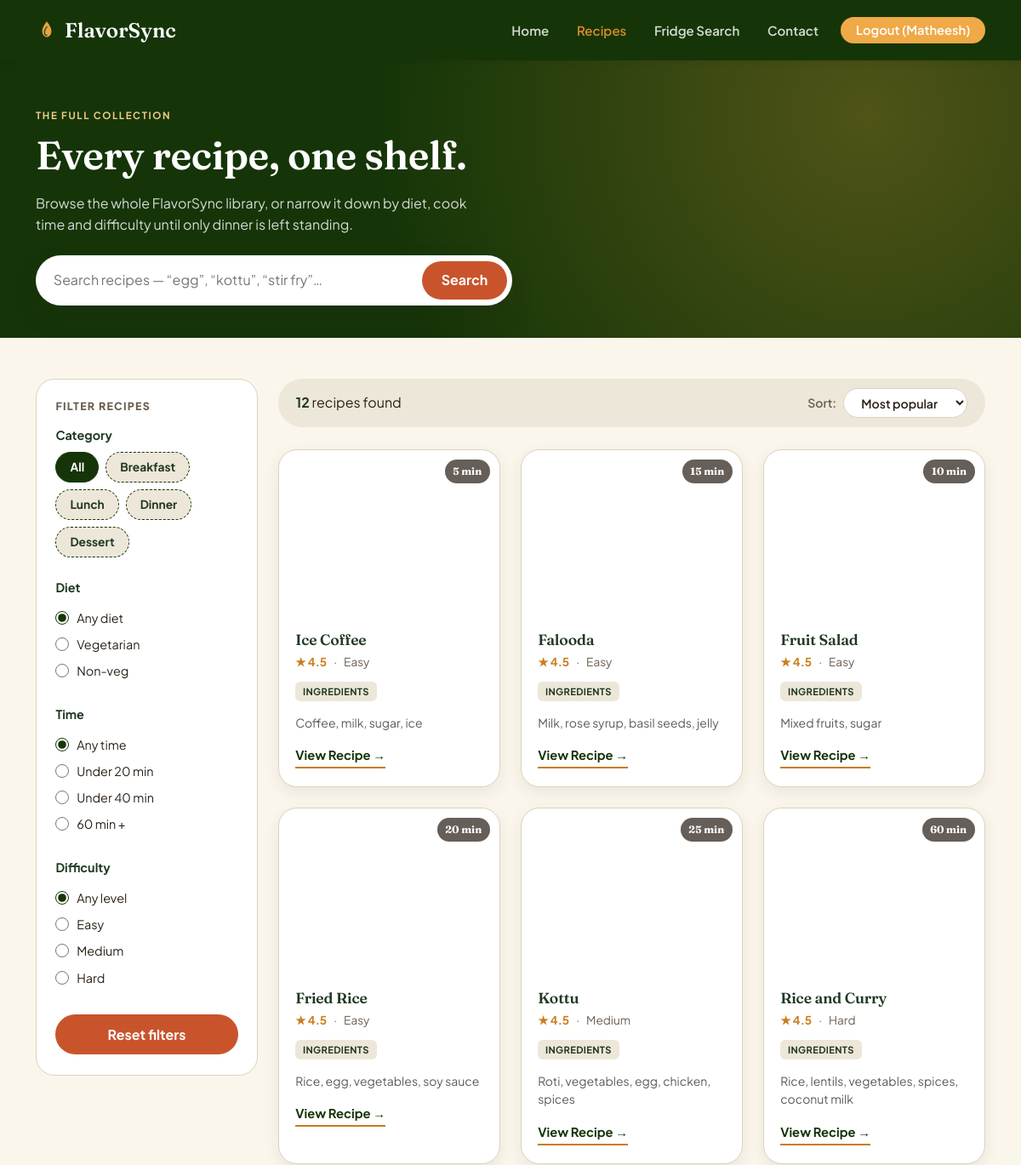
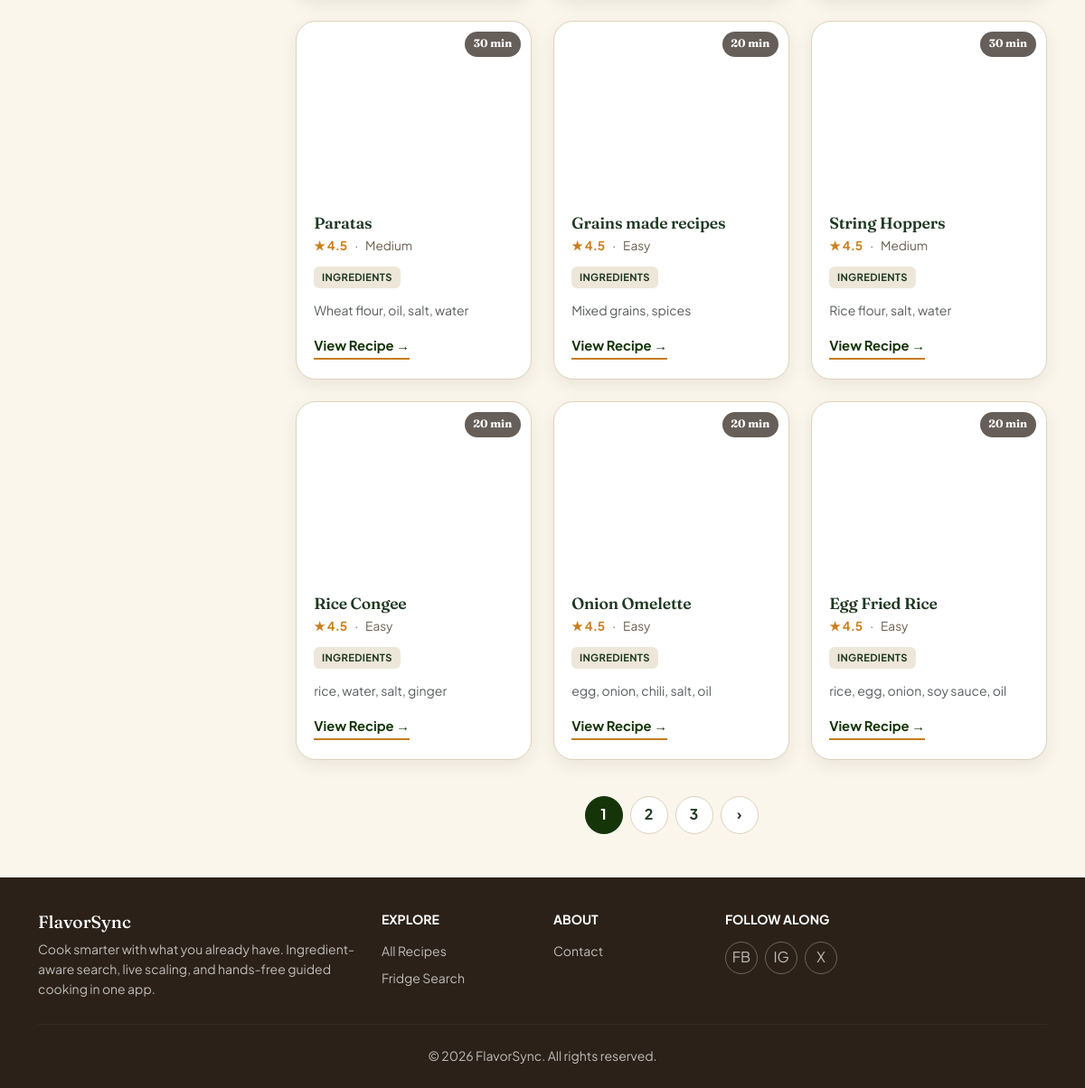
Page /recipes.php (signed in) on the committed database (2 pictures, top to bottom).
### tables this page shows
CREATE TABLE `recipes` (
  `id` int(11) NOT NULL,
  `title` varchar(150) NOT NULL,
  `ingredients` text NOT NULL,
  `instructions` text NOT NULL,
  `user_id` int(11) DEFAULT NULL,
  `category` varchar(50) DEFAULT 'dinner',
  `diet` varchar(50) DEFAULT 'veg',
  `time` int(11) DEFAULT 20,
  `difficulty` varchar(50) DEFAULT 'easy',
  `rating` decimal(3,1) DEFAULT 4.5,
  `image` varchar(255) DEFAULT ''
);

### recipes.php (the view, shortened to what this page needs)
<?php
require_once 'includes/db.php';
$stmt = $conn->prepare("SELECT * FROM recipes ORDER BY id DESC");
$stmt->execute();
$recipes = $stmt->fetchAll(PDO::FETCH_ASSOC);
$total_recipes = count($recipes);
?>
<!DOCTYPE html>
<html lang="en">
<head>
<link href="https://cdnjs.cloudflare.com/ajax/libs/bootstrap/5.3.3/css/bootstrap.min.css" rel="stylesheet">
<link rel="stylesheet" href="css/recipes.css">
</head>
<body>
<nav class="navbar navbar-expand-lg fs-navbar sticky-top">
  <div class="container">
    <a class="navbar-brand" href="index.php">
      FlavorSync
    </a>
    <div class="collapse navbar-collapse" id="fsNav">
      <ul class="navbar-nav ms-auto align-items-lg-center gap-lg-1">
        <li class="nav-item"><a class="nav-link" href="index.php">Home</a></li>
        <li class="nav-item"><a class="nav-link active" aria-current="page" href="recipes.php">Recipes</a></li>
        <li class="nav-item"><a class="nav-link" href="fridge-search.php">Fridge Search</a></li>
        <li class="nav-item"><a class="nav-link" href="contact.php">Contact</a></li>
        <?php if (isset($_SESSION['username'])): ?>
          <li class="nav-item ms-lg-2 mt-2 mt-lg-0">
            <a class="btn-login" href="auth/logout.php">Logout (<?= htmlspecialchars($_SESSION['username']) ?>)</a>
          </li>
        <?php else: ?>
          <li class="nav-item ms-lg-2 mt-2 mt-lg-0">
            <a class="btn-login" href="auth/login.php">Login</a>
          </li>
        <?php endif; ?>
      </ul>
    </div>
  </div>
</nav>
<header class="fs-page-header">
  <div class="container">
    <span class="eyebrow" style="color:#F0C98A;">The full collection</span>
    <h1 class="mt-2 mb-3">Every recipe, one shelf.</h1>
    <p class="mb-4">Browse the whole FlavorSync library, or narrow it down by diet, cook time and difficulty until only dinner is left standing.</p>
    <form class="fs-search-bar" style="max-width:560px;" role="search" onsubmit="return applyFilters(event)">
      <input type="search" id="recipeSearch" placeholder="Search recipes — “egg”, “kottu”, “stir fry”…">
      <button type="submit">Search</button>
    </form>
  </div>
</header>
<main class="container py-5">
  <div class="row g-4">
    <aside class="col-lg-3">
      <div class="fs-filter-panel" style="position:sticky; top:96px;">
        <h2>Filter recipes</h2>
        <fieldset class="fs-filter-group">
          <legend>Category</legend>
          <div class="d-flex flex-wrap gap-2">
            <button type="button" class="fs-chip active" data-filter="category" data-value="all">All</button>
            <button type="button" class="fs-chip" data-filter="category" data-value="breakfast">Breakfast</button>
            <button type="button" class="fs-chip" data-filter="category" data-value="lunch">Lunch</button>
            <button type="button" class="fs-chip" data-filter="category" data-value="dinner">Dinner</button>
            <button type="button" class="fs-chip" data-filter="category" data-value="dessert">Dessert</button>
          </div>
        </fieldset>
        <fieldset class="fs-filter-group">
          <legend>Diet</legend>
          <label class="fs-radio"><input type="radio" name="diet" value="all" checked> Any diet</label>
          <label class="fs-radio"><input type="radio" name="diet" value="veg"> Vegetarian</label>
          <label class="fs-radio"><input type="radio" name="diet" value="nonveg"> Non-veg</label>
        </fieldset>
        <fieldset class="fs-filter-group">
          <legend>Time</legend>
          <label class="fs-radio"><input type="radio" name="time" value="all" checked> Any time</label>
          <label class="fs-radio"><input type="radio" name="time" value="20"> Under 20 min</label>
          <label class="fs-radio"><input type="radio" name="time" value="40"> Under 40 min</label>
          <label class="fs-radio"><input type="radio" name="time" value="60"> 60 min +</label>
        </fieldset>
        <fieldset class="fs-filter-group">
          <legend>Difficulty</legend>
          <label class="fs-radio"><input type="radio" name="difficulty" value="all" checked> Any level</label>
          <label class="fs-radio"><input type="radio" name="difficulty" value="easy"> Easy</label>
          <label class="fs-radio"><input type="radio" name="difficulty" value="medium"> Medium</label>
          <label class="fs-radio"><input type="radio" name="difficulty" value="hard"> Hard</label>
        </fieldset>
        <button type="button" class="btn btn-fs-primary w-100 mt-1" onclick="resetFilters()">Reset filters</button>
      </div>
    </aside>
    <section class="col-lg-9">
      <div class="fs-results-bar">
        <span id="resultsCount"><strong><?= $total_recipes ?></strong> recipes found</span>
        <div class="d-flex align-items-center gap-2">
          <label for="sortSelect" class="small fw-semibold mb-0 text-nowrap" style="color:var(--ink-soft);">Sort:</label>
          <select id="sortSelect" class="fs-sort-select" onchange="applyFilters()">
            <option value="popular">Most popular</option>
          </select>
        </div>
      </div>
      <div class="row g-4" id="recipeGrid">
        <?php if ($total_recipes > 0): ?>
          <?php foreach ($recipes as $index => $recipe): ?>
            <div class="col-sm-6 col-xl-4 recipe-card"
                 data-name="<?= htmlspecialchars(strtolower($recipe['title'])) ?>"
                 data-category="<?= htmlspecialchars($recipe['category'] ?? 'dinner') ?>"
                 data-diet="<?= htmlspecialchars($recipe['diet'] ?? 'veg') ?>"
                 data-time="<?= htmlspecialchars($recipe['time'] ?? '20') ?>"
                 data-difficulty="<?= htmlspecialchars($recipe['difficulty'] ?? 'easy') ?>"
                 data-rating="<?= htmlspecialchars($recipe['rating'] ?? '4.5') ?>">
              <article class="fs-card">
                <div class="fs-card-media media-<?= ($index % 9) + 1 ?>">
                  <span class="fs-card-time"><?= htmlspecialchars($recipe['time'] ?? '20') ?> min</span>
                  <span><?= htmlspecialchars($recipe['title']) ?></span>
                </div>
                <div class="fs-card-body">
                  <h3><?= htmlspecialchars($recipe['title']) ?></h3>
                  <div class="fs-card-meta"><span class="fs-stars">★ <?= htmlspecialchars($recipe['rating'] ?? '4.5') ?></span><span>·</span><span style="text-transform: capitalize;"><?= htmlspecialchars($recipe['difficulty'] ?? 'easy') ?></span></div>
                  <div class="fs-card-tags"><span class="fs-tag">Ingredients</span></div>
                  <p class="small text-muted mt-2 mb-0" style="display: -webkit-box; -webkit-line-clamp: 2; -webkit-box-orient: vertical; overflow: hidden;">
                    <?= htmlspecialchars($recipe['ingredients']) ?>
                  </p>
                  <a href="recipe-detail.php?id=<?= $recipe['id'] ?>" class="fs-card-btn mt-3">View Recipe →</a>
                </div>
              </article>
            </div>
          <?php endforeach; ?>
        <?php endif; ?>
      </div>
      <nav class="fs-pagination" aria-label="Recipe pages">
        <button type="button" class="active" aria-current="page">1</button>
        <button type="button">2</button>
        <button type="button">3</button>
        <button type="button" aria-label="Next page">›</button>
      </nav>
    </section>
  </div>
</main>
<footer class="fs-footer">
  <div class="container">
    <div class="row gy-4">
      <div class="col-md-4">
        <h5>FlavorSync</h5>
        <p class="small mt-2 mb-0">Cook smarter with what you already have. Ingredient-aware search, live scaling, and hands-free guided cooking in one app.</p>
      </div>
      <div class="col-6 col-md-2">
        <h6 class="text-white fw-bold small text-uppercase mb-3">Explore</h6>
        <ul class="list-unstyled small d-flex flex-column gap-2">
          <li><a href="recipes.php">All Recipes</a></li>
          <li><a href="fridge-search.php">Fridge Search</a></li>
        </ul>
      </div>
      <div class="col-6 col-md-2">
        <h6 class="text-white fw-bold small text-uppercase mb-3">About</h6>
        <ul class="list-unstyled small d-flex flex-column gap-2">
          <li><a href="contact.php">Contact</a></li>
        </ul>
      </div>
      <div class="col-md-4">
        <h6 class="text-white fw-bold small text-uppercase mb-3">Follow along</h6>
        <div class="d-flex gap-2">
          <a href="#" class="fs-social" aria-label="Facebook">FB</a>
          <a href="#" class="fs-social" aria-label="Instagram">IG</a>
          <a href="#" class="fs-social" aria-label="X / Twitter">X</a>
        </div>
      </div>
    </div>
    <hr class="my-4">
    <p class="small mb-0 text-center">© 2026 FlavorSync. All rights reserved.</p>
  </div>
</footer>
</body>
</html>

### rows in the picture
recipes: time "5", title "Ice Coffee", rating "4.5", difficulty "Easy", ingredients "Coffee, milk, sugar, ice"
recipes: time "15", title "Falooda", rating "4.5", difficulty "Easy", ingredients "Milk, rose syrup, basil seeds, jelly"
recipes: time "10", title "Fruit Salad", rating "4.5", difficulty "Easy", ingredients "Mixed fruits, sugar"
recipes: time "20", title "Fried Rice", rating "4.5", difficulty "Easy", ingredients "Rice, egg, vegetables, soy sauce"
recipes: time "25", title "Kottu", rating "4.5", difficulty "Medium", ingredients "Roti, vegetables, egg, chicken, spices"
recipes: time "60", title "Rice and Curry", rating "4.5", difficulty "Hard", ingredients "Rice, lentils, vegetables, spices, coconut milk"
recipes: time "30", title "Paratas", rating "4.5", difficulty "Medium", ingredients "Wheat flour, oil, salt, water"
recipes: time "20", title "Grains made recipes", rating "4.5", difficulty "Easy", ingredients "Mixed grains, spices"
recipes: time "30", title "String Hoppers", rating "4.5", difficulty "Medium", ingredients "Rice flour, salt, water"
recipes: time "20", title "Rice Congee", rating "4.5", difficulty "Easy", ingredients "rice, water, salt, ginger"
recipes: time "20", title "Onion Omelette", rating "4.5", difficulty "Easy", ingredients "egg, onion, chili, salt, oil"
recipes: time "20", title "Egg Fried Rice", rating "4.5", difficulty "Easy", ingredients "rice, egg, onion, soy sauce, oil"

### other values in the picture
$_SESSION['username'] "Matheesh"
